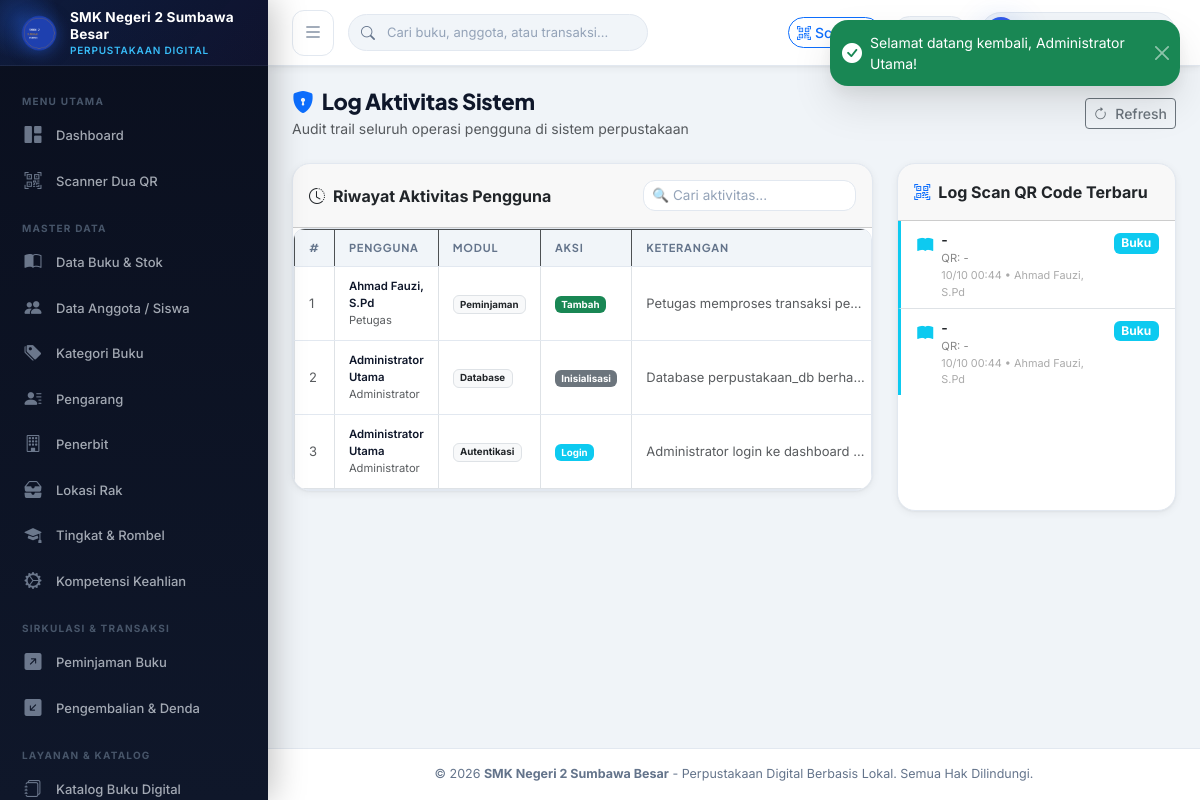
/index.php?page=log (signed in), run on the app's committed database.
### tables this page shows
CREATE TABLE `log_aktivitas` (
  `id` INT AUTO_INCREMENT PRIMARY KEY,
  `user_id` INT NULL,
  `modul` VARCHAR(50) NOT NULL,
  `aksi` VARCHAR(50) NOT NULL,
  `keterangan` TEXT NOT NULL,
  `ip_address` VARCHAR(45) NOT NULL DEFAULT '127.0.0.1',
  `user_agent` VARCHAR(255) NULL,
  `created_at` DATETIME NOT NULL DEFAULT CURRENT_TIMESTAMP,
  INDEX `idx_log_user` (`user_id`),
  INDEX `idx_log_waktu` (`created_at`),
  CONSTRAINT `fk_log_user` FOREIGN KEY (`user_id`) REFERENCES `users` (`id`) ON DELETE SET NULL ON UPDATE CASCADE
);

CREATE TABLE `users` (
  `id` INT AUTO_INCREMENT PRIMARY KEY,
  `username` VARCHAR(50) NOT NULL UNIQUE,
  `password` VARCHAR(255) NOT NULL,
  `nama_lengkap` VARCHAR(100) NOT NULL,
  `email` VARCHAR(100) NULL,
  `role_id` INT NOT NULL,
  `status_aktif` TINYINT(1) NOT NULL DEFAULT 1,
  `remember_token` VARCHAR(100) NULL,
  `created_at` DATETIME NOT NULL DEFAULT CURRENT_TIMESTAMP,
  `updated_at` DATETIME NOT NULL DEFAULT CURRENT_TIMESTAMP ON UPDATE CURRENT_TIMESTAMP,
  INDEX `idx_role_id` (`role_id`),
  CONSTRAINT `fk_users_role` FOREIGN KEY (`role_id`) REFERENCES `roles` (`id`) ON UPDATE CASCADE
);

CREATE TABLE `roles` (
  `id` INT AUTO_INCREMENT PRIMARY KEY,
  `nama_role` VARCHAR(50) NOT NULL UNIQUE,
  `deskripsi` VARCHAR(255) NULL
);

CREATE TABLE `scan_log` (
  `id` INT AUTO_INCREMENT PRIMARY KEY,
  `qr_type` ENUM('MEMBER', 'BOOK', 'UNKNOWN') NOT NULL,
  `qr_token` VARCHAR(100) NOT NULL,
  `scanned_by` INT NULL,
  `action` VARCHAR(100) NOT NULL,
  `result_info` VARCHAR(255) NULL,
  `created_at` DATETIME NOT NULL DEFAULT CURRENT_TIMESTAMP,
  INDEX `idx_scan_type` (`qr_type`),
  INDEX `idx_scan_waktu` (`created_at`),
  CONSTRAINT `fk_scan_user` FOREIGN KEY (`scanned_by`) REFERENCES `users` (`id`) ON DELETE SET NULL ON UPDATE CASCADE
);

### config/config.php (called while the page is built, shortened)
<?php
require_once __DIR__ . '/database.php';
function base_url(string $path = ''): string {
    $path = ltrim($path, '/');
    return BASE_URL . ($path ? '/' . $path : '');
}

### config/database.php (called while the page is built, shortened)
<?php
class Database {
    private static ?PDO $instance = null;
    public static function getConnection(): PDO {
        if (self::$instance === null) {
            $options = [
                PDO::ATTR_ERRMODE            => PDO::ERRMODE_EXCEPTION,
                PDO::ATTR_DEFAULT_FETCH_MODE => PDO::FETCH_ASSOC,
                PDO::ATTR_EMULATE_PREPARES   => false,
            ];
            $dsn = "mysql:host=" . DB_HOST . ";port=" . DB_PORT . ";dbname=" . DB_NAME . ";charset=utf8mb4";
            try {
                self::$instance = new PDO($dsn, DB_USER, DB_PASS, $options);
            } catch (PDOException $e) {
                error_log("Database Connection Error: " . $e->getMessage());
                die('<div style="font-family:sans-serif;max-width:600px;margin:50px auto;padding:25px;border:1px solid #f5c6cb;background:#f8d7da;color:#721c24;border-radius:8px;">' .
                    '<h3 style="margin-top:0;">Gagal Terhubung ke Database MySQL</h3>' .
                    '<p>Pastikan layanan <strong>MySQL di XAMPP</strong> sudah diaktifkan dan database <strong>perpustakaan_db</strong> sudah di-import melalui phpMyAdmin.</p>' .
                    '<p style="font-size:12px;color:#856404;background:#fff3cd;padding:8px;border-radius:4px;">Detail konfigurasi: Host: ' . DB_HOST . ' | Database: ' . DB_NAME . ' | User: ' . DB_USER . '</p>' .
                    '</div>');
            }
        }
        return self::$instance;
    }
}
function get_db(): PDO {
    return Database::getConnection();
}

### models/LogAktivitas.php (called while the page is built)
<?php
require_once __DIR__ . '/../config/database.php';
class LogAktivitas {
    private PDO $db;
    public function __construct() {
        $this->db = get_db();
    }
    public function getAll(int $limit = 50, int $offset = 0): array {
        $stmt = $this->db->prepare("
            SELECT l.*, u.username, u.nama_lengkap, r.nama_role
            FROM log_aktivitas l
            LEFT JOIN users u ON l.user_id = u.id
            LEFT JOIN roles r ON u.role_id = r.id
            ORDER BY l.id DESC
            LIMIT :lim OFFSET :off
        ");
        $stmt->bindValue(':lim', $limit, PDO::PARAM_INT);
        $stmt->bindValue(':off', $offset, PDO::PARAM_INT);
        $stmt->execute();
        return $stmt->fetchAll();
    }
    public function getRecentScans(int $limit = 10): array {
        $stmt = $this->db->prepare("
            SELECT s.*, u.nama_lengkap AS nama_petugas
            FROM scan_log s
            LEFT JOIN users u ON s.scanned_by = u.id
            ORDER BY s.id DESC
            LIMIT :lim
        ");
        $stmt->bindValue(':lim', $limit, PDO::PARAM_INT);
        $stmt->execute();
        return $stmt->fetchAll();
    }
}

### views/log/index.php (the view, shortened to what this page needs)
<?php
require_once __DIR__ . '/../../config/config.php';
require_once __DIR__ . '/../../config/auth.php';
require_once __DIR__ . '/../../models/LogAktivitas.php';
$logModel = new LogAktivitas();
$perPage = 100;
$page    = max(1, (int)($_GET['p'] ?? 1));
$offset  = ($page - 1) * $perPage;
$logs = $logModel->getAll($perPage, $offset);
$recentScans = $logModel->getRecentScans(20);
require_once __DIR__ . '/../layouts/header.php';
require_once __DIR__ . '/../layouts/sidebar.php';
?>
<div class="main-content">
    <?php require_once __DIR__ . '/../layouts/navbar.php'; ?>
    <div class="page-container">
    <div class="d-flex flex-wrap align-items-center justify-content-between gap-2 mb-4">
        <div>
            <h1 class="page-title"><i class="bi bi-shield-lock-fill text-primary me-2"></i>Log Aktivitas Sistem</h1>
            <p class="text-muted mb-0 small">Audit trail seluruh operasi pengguna di sistem perpustakaan</p>
        </div>
        <div class="d-flex gap-2">
            <a href="<?= base_url('index.php?page=log') ?>" class="btn btn-outline-secondary btn-sm">
                <i class="bi bi-arrow-clockwise me-1"></i> Refresh
            </a>
        </div>
    </div>
    <div class="row g-4">
        <div class="col-lg-8">
            <div class="card card-custom">
                <div class="card-header d-flex align-items-center justify-content-between py-3">
                    <strong><i class="bi bi-clock-history me-2"></i>Riwayat Aktivitas Pengguna</strong>
                    <div class="d-flex align-items-center gap-2">
                        <input type="text" id="logSearch" class="form-control form-control-sm"
                               placeholder="&#x1F50D; Cari aktivitas..." style="min-width:180px">
                    </div>
                </div>
                <div class="card-body p-0">
                    <div class="table-responsive">
                        <table class="table table-sm table-hover table-bordered mb-0 align-middle" id="logTable">
                            <thead class="table-dark">
                                <tr>
                                    <th style="width:40px">#</th>
                                    <th>Pengguna</th>
                                    <th>Modul</th>
                                    <th>Aksi</th>
                                    <th>Keterangan</th>
                                </tr>
                            </thead>
                            <tbody>
                                <?php if (empty($logs)): ?>
                                    <tr>
                                        <td colspan="7" class="text-center py-4 text-muted">
                                            <i class="bi bi-inbox fs-2 d-block mb-2"></i>
                                            Belum ada log aktivitas.
                                        </td>
                                    </tr>
                                <?php else: ?>
                                    <?php foreach ($logs as $i => $log):
                                        $aksi = strtolower($log['aksi'] ?? '');
                                        $aksiColor = match($aksi) {
                                            'tambah', 'create', 'import', 'backup' => 'success',
                                            'edit', 'update', 'restore', 'perpanjang' => 'warning',
                                            'hapus', 'delete', 'logout' => 'danger',
                                            'login', 'view', 'cetak' => 'info',
                                            default => 'secondary'
                                        };
                                    ?>
                                        <tr data-search="<?= strtolower(($log['username'] ?? '') . ' ' . ($log['modul'] ?? '') . ' ' . ($log['aksi'] ?? '') . ' ' . ($log['keterangan'] ?? '')) ?>">
                                            <td class="text-muted small"><?= $offset + $i + 1 ?></td>
                                            <td>
                                                <div class="fw-semibold small"><?= htmlspecialchars($log['nama_lengkap'] ?? $log['username'] ?? 'Sistem') ?></div>
                                                <div class="text-muted" style="font-size:0.7rem"><?= htmlspecialchars($log['nama_role'] ?? '-') ?></div>
                                            </td>
                                            <td>
                                                <span class="badge bg-light text-dark border small"><?= htmlspecialchars($log['modul'] ?? '-') ?></span>
                                            </td>
                                            <td>
                                                <span class="badge bg-<?= $aksiColor ?> small"><?= htmlspecialchars($log['aksi'] ?? '-') ?></span>
                                            </td>
                                            <td class="small text-muted" style="max-width:250px;overflow:hidden;text-overflow:ellipsis;white-space:nowrap;"
                                                title="<?= htmlspecialchars($log['keterangan'] ?? '') ?>">
                                                <?= htmlspecialchars($log['keterangan'] ?? '-') ?>
                                            </td>
                                        </tr>
                                    <?php endforeach; ?>
                                <?php endif; ?>
                            </tbody>
                        </table>
                    </div>
                </div>
            </div>
        </div>
        <div class="col-lg-4">
            <div class="card card-custom h-100">
                <div class="card-header py-3">
                    <strong><i class="bi bi-qr-code-scan me-2 text-primary"></i>Log Scan QR Code Terbaru</strong>
                </div>
                <div class="card-body p-0" style="max-height:520px;overflow-y:auto;">
                    <?php if (empty($recentScans)): ?>
                        <div class="text-center py-4 text-muted">
                            <i class="bi bi-qr-code fs-2 d-block mb-2"></i>
                            Belum ada aktivitas scan QR.
                        </div>
                    <?php else: ?>
                        <ul class="list-group list-group-flush">
                            <?php foreach ($recentScans as $scan):
                                $scanType = strpos($scan['token_scanned'] ?? '', 'MEMBER') !== false ? 'Anggota' : 'Buku';
                                $scanIcon = $scanType === 'Anggota' ? 'bi-person-fill' : 'bi-book-fill';
                                $scanColor = $scanType === 'Anggota' ? 'primary' : 'info';
                            ?>
                                <li class="list-group-item py-2 px-3 d-flex align-items-start gap-2" style="border-left:3px solid var(--bs-<?= $scanColor ?>);">
                                    <div class="mt-1">
                                        <i class="<?= $scanIcon ?> text-<?= $scanColor ?>"></i>
                                    </div>
                                    <div style="overflow:hidden;">
                                        <div class="fw-semibold small"><?= htmlspecialchars($scan['target_identifier'] ?? '-') ?></div>
                                        <div style="font-size:0.7rem;color:#888;overflow:hidden;text-overflow:ellipsis;white-space:nowrap;" title="<?= htmlspecialchars($scan['token_scanned'] ?? '') ?>">
                                            QR: <?= htmlspecialchars($scan['token_scanned'] ?? '-') ?>
                                        </div>
                                        <div style="font-size:0.68rem;color:#aaa;">
                                            <?= date('d/m H:i', strtotime($scan['created_at'] ?? 'now')) ?>
                                            <?php if (!empty($scan['nama_petugas'])): ?> &bull; <?= htmlspecialchars($scan['nama_petugas']) ?><?php endif; ?>
                                        </div>
                                    </div>
                                    <div class="ms-auto">
                                        <span class="badge bg-<?= $scanColor ?> small"><?= $scanType ?></span>
                                    </div>
                                </li>
                            <?php endforeach; ?>
                        </ul>
                    <?php endif; ?>
                </div>
            </div>
        </div>
    </div>
    </div>
<?php require_once __DIR__ . '/../layouts/footer.php'; ?>

### data on the page
log_aktivitas: i "1", user.nama_lengkap "Ahmad Fauzi, S.Pd", roles.nama_role "Petugas", modul "Peminjaman", aksi "Tambah", keterangan "Petugas memproses transaksi pe…"
log_aktivitas: i "2", user.nama_lengkap "Administrator Utama", roles.nama_role "Administrator", modul "Database", aksi "Inisialisasi", keterangan "Database perpustakaan_db berha…"
log_aktivitas: i "3", user.nama_lengkap "Administrator Utama", roles.nama_role "Administrator", modul "Autentikasi", aksi "Login", keterangan "Administrator login ke dashboard…"
scan_log: target_identifier "-", token_scanned "-", created_at "10/10 00:44", scanned_by.nama_lengkap "Ahmad Fauzi, S.Pd", scanType "Buku"
scan_log: target_identifier "-", token_scanned "-", created_at "10/10 00:44", scanned_by.nama_lengkap "Ahmad Fauzi, S.Pd", scanType "Buku"

### other printed values
$sidebarSchoolName "SMK Negeri 2 Sumbawa Besar"
$schoolName "SMK Negeri 2 Sumbawa Besar"
